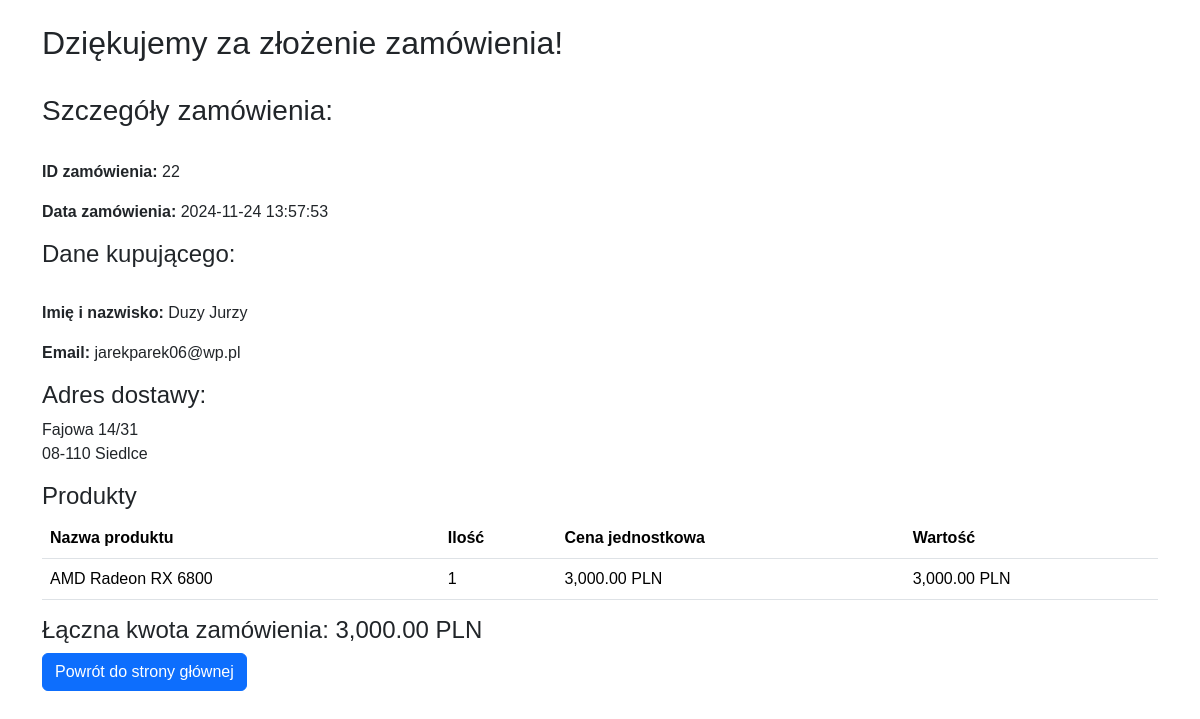
Screenshot of /projekt/potwierdzenie_zamowienia.php?zamowienie=22 with the database file from the repository.
### tables this page shows
CREATE TABLE `zamowienia_adresy` (
  `id_adresu` int NOT NULL,
  `id_zamowienia` int DEFAULT NULL,
  `ulica` varchar(100) DEFAULT NULL,
  `nr_domu` varchar(10) DEFAULT NULL,
  `nr_mieszkania` varchar(10) DEFAULT NULL,
  `miasto` varchar(100) DEFAULT NULL,
  `kod_pocztowy` varchar(10) DEFAULT NULL
);

CREATE TABLE `zamowienia` (
  `id_zamowienia` int NOT NULL,
  `username` varchar(100) DEFAULT NULL,
  `email` varchar(100) DEFAULT NULL,
  `imie` varchar(100) DEFAULT NULL,
  `nazwisko` varchar(100) DEFAULT NULL,
  `data_zamowienia` timestamp NOT NULL DEFAULT CURRENT_TIMESTAMP,
  `id_uzytkownika` int DEFAULT NULL,
  `status` enum('Oczekujące','W trakcie','Zrealizowane','Anulowane') DEFAULT 'Oczekujące'
);

CREATE TABLE `zamowienia_produkty` (
  `id` int NOT NULL,
  `id_zamowienia` int NOT NULL,
  `id_produktu` int NOT NULL,
  `ilosc` int NOT NULL
);

CREATE TABLE `produkty` (
  `id_produktu` int NOT NULL,
  `nazwa` varchar(100) NOT NULL,
  `id_kategorii` int DEFAULT NULL,
  `id_dostawcy` int DEFAULT NULL,
  `cena` decimal(10,2) NOT NULL,
  `parametry` varchar(255) DEFAULT NULL,
  `zdjecie` varchar(255) DEFAULT NULL
);

### projekt/potwierdzenie_zamowienia.php (the view, shortened to what this page needs)
<?php
require_once 'database.php';
$id_zamowienia = (int)$_GET['zamowienie'];
$sql="SELECT z.id_zamowienia,z.username,z.email,z.imie,z.nazwisko,z.data_zamowienia,za.ulica,za.nr_domu,za.nr_mieszkania,za.miasto,za.kod_pocztowy
        FROM zamowienia z
        JOIN zamowienia_adresy za ON z.id_zamowienia =za.id_zamowienia
        WHERE z.id_zamowienia=?";
$stmt=$conn->prepare($sql);
$stmt->bind_param("i",$id_zamowienia);
$stmt->execute();
$result=$stmt->get_result();
$zamowienie = $result->fetch_assoc();
$sql="SELECT p.nazwa,zp.ilosc,p.cena
        FROM zamowienia_produkty zp
        JOIN produkty p ON zp.id_produktu = p.id_produktu
        WHERE zp.id_zamowienia=?";
$stmt=$conn->prepare($sql);
$stmt->bind_param("i",$id_zamowienia);
$stmt->execute();
$produkty=$stmt->get_result();
$suma=0;
foreach ($produkty as $produkt){
    $suma+=$produkt['cena']*$produkt['ilosc'];
}
?>
<!DOCTYPE html>
<html lang="pl">
<head>
    <link rel="stylesheet" href="style.css">
</head>
<body>
<div class="container mt-4">
    <h2>Dziękujemy za złożenie zamówienia!</h2>
    <br>
    <h3>Szczegóły zamówienia:</h3>
    <br>
    <p><strong>ID zamówienia:</strong> <?php echo htmlspecialchars($zamowienie['id_zamowienia']); ?></p>
    <p><strong>Data zamówienia:</strong> <?php echo htmlspecialchars($zamowienie['data_zamowienia']); ?></p>
    <h4>Dane kupującego:</h4>
    <br>
    <p><strong>Imię i nazwisko:</strong> <?php echo htmlspecialchars($zamowienie['imie'].' '.$zamowienie['nazwisko']); ?></p>
    <p><strong>Email:</strong> <?php echo htmlspecialchars($zamowienie['email']); ?></p>
    <h4>Adres dostawy:</h4>
    <p>
        <?php echo htmlspecialchars($zamowienie['ulica'].' '.$zamowienie['nr_domu'].($zamowienie['nr_mieszkania'] ? '/'.$zamowienie['nr_mieszkania'] : '')); ?><br>
        <?php echo htmlspecialchars($zamowienie['kod_pocztowy'].' '.$zamowienie['miasto']); ?>
    </p>
    <h4>Produkty</h4>
    <table class="table">
        <thead>
            <tr>
                <th>Nazwa produktu</th>
                <th>Ilość</th>
                <th>Cena jednostkowa</th>
                <th>Wartość</th>
            </tr>
        </thead>
        <tbody>
            <?php
            $produkty->data_seek(0);
            while ($produkt=$produkty->fetch_assoc()):
                $wartosc=$produkt['cena']*$produkt['ilosc'];
            ?>
                <tr>
                    <td><?php echo htmlspecialchars($produkt['nazwa']); ?></td>
                    <td><?php echo htmlspecialchars($produkt['ilosc']); ?></td>
                    <td><?php echo number_format($produkt['cena'],2); ?> PLN</td>
                    <td><?php echo number_format($wartosc,2); ?> PLN</td>
                </tr>
            <?php endwhile; ?>
        </tbody>
    </table>
    <h4>Łączna kwota zamówienia: <?php echo number_format($suma, 2); ?> PLN</h4>
    <a href="index.php" class="btn btn-primary">Powrót do strony głównej</a>
</div>
</body>
</html>

### rows the page displays
zamowienia_adresy: id_zamowienia.id_zamowienia "22", id_zamowienia.data_zamowienia "2024-11-24 13:57:53", id_zamowienia.nazwisko "Duzy Jurzy", id_zamowienia.email "jarekparek06@wp.pl", ulica+nr_domu+nr_mieszkania "Fajowa 14/31", kod_pocztowy+miasto "08-110 Siedlce"
zamowienia_produkty: id_produktu.nazwa "AMD Radeon RX 6800", ilosc "1", id_produktu.cena "3,000.00", wartosc "3,000.00"

### other values shown
$suma "3,000.00"
